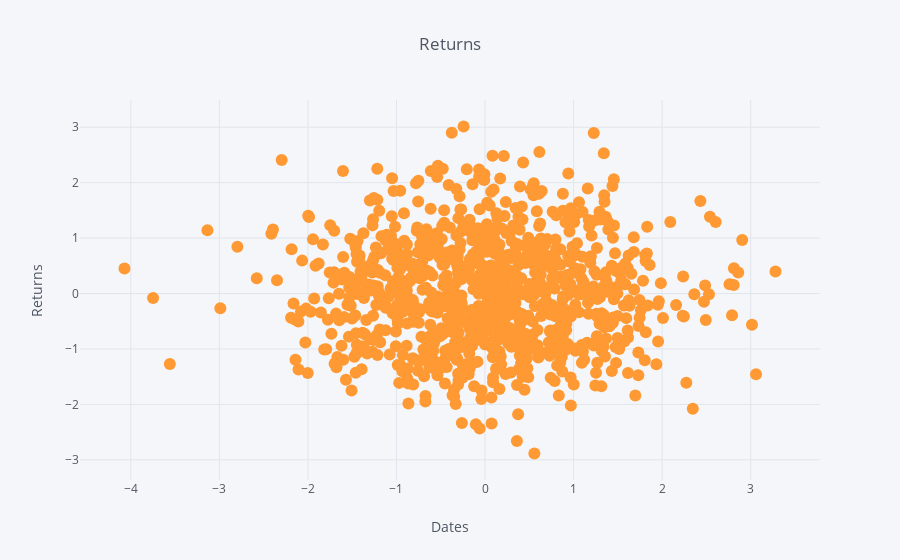

This figure's notebook cell:
### Markdown cell above
## Scatter - Random data

### Code cell
# Putting mode='markers' remove lines from the plot
iplot(random.iplot(x='a', y='b', asFigure=True, kind='scatter', xTitle='Dates', yTitle='Returns', mode='markers',
                   title='Returns', filename='cufflinks/x-vs-y-line-example'))

### Figure 1 — Plotly figure (JSON) as saved in the notebook; plotly's stock layout.template omitted (floating-point values rounded to 4 significant figures; data arrays with more than 128 entries replaced by an {"elided": "..."} marker saying what was removed)
{"data": [{"line": {"color": "rgba(255, 153, 51, 1.0)", "dash": "solid", "shape": "linear", "width": 1.3}, "marker": {"size": 12, "symbol": "circle"}, "mode": "markers", "name": "b", "text": "", "type": "scatter", "uid": "3bbfdafb-9230-4485-a585-f1dea9c8e340", "x": {"elided": "1000 float values"}, "y": {"elided": "1000 float values"}}], "layout": {"legend": {"bgcolor": "#F5F6F9", "font": {"color": "#4D5663"}}, "paper_bgcolor": "#F5F6F9", "plot_bgcolor": "#F5F6F9", "title": {"font": {"color": "#4D5663"}, "text": "Returns"}, "xaxis": {"gridcolor": "#E1E5ED", "showgrid": true, "tickfont": {"color": "#4D5663"}, "title": {"font": {"color": "#4D5663"}, "text": "Dates"}, "zerolinecolor": "#E1E5ED"}, "yaxis": {"gridcolor": "#E1E5ED", "showgrid": true, "tickfont": {"color": "#4D5663"}, "title": {"font": {"color": "#4D5663"}, "text": "Returns"}, "zerolinecolor": "#E1E5ED"}}}
